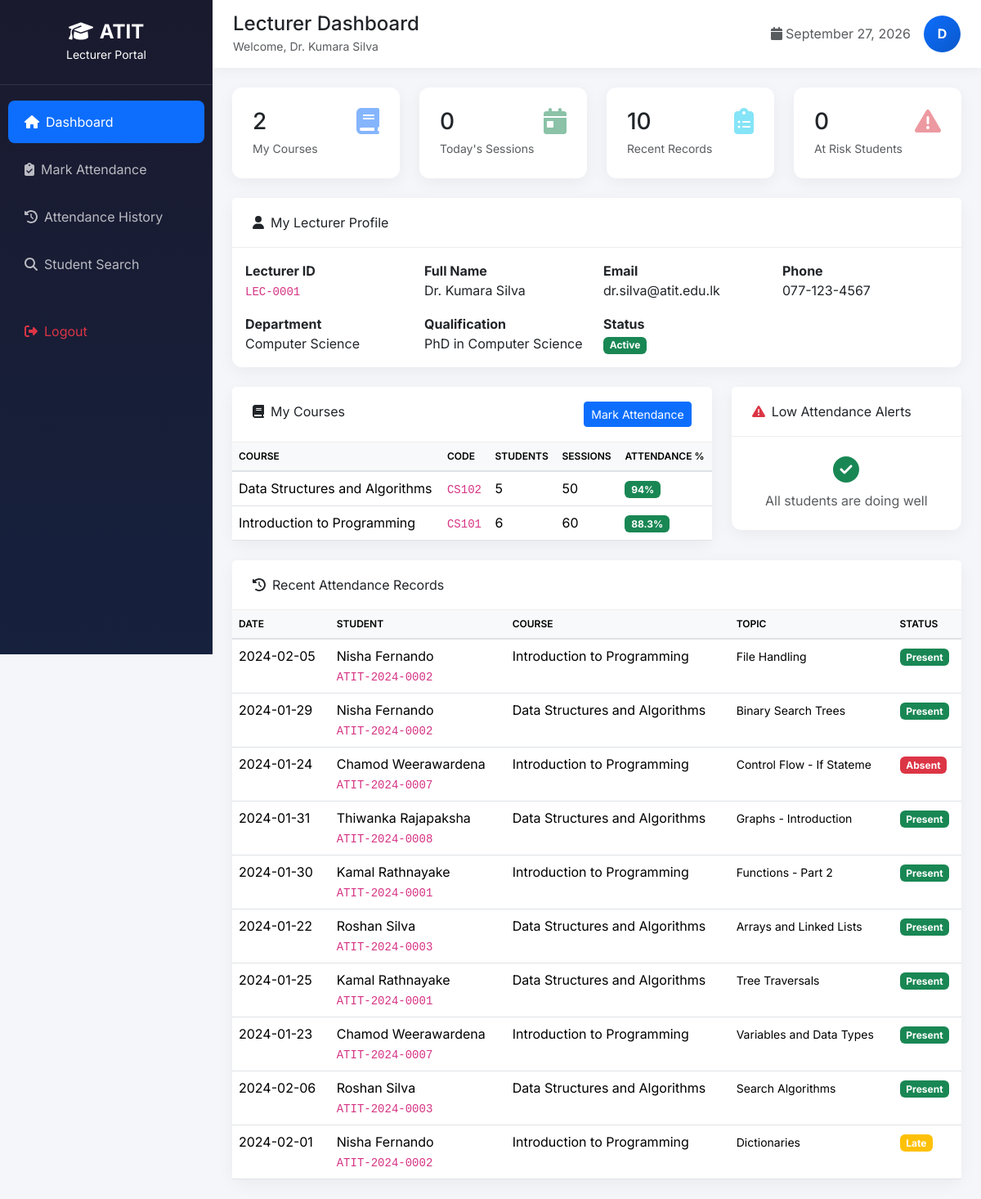
Screenshot of /lecturer/index.php (signed in) with the database file from the repository.
### tables this page shows
CREATE TABLE IF NOT EXISTS lecturers (
    id INT PRIMARY KEY AUTO_INCREMENT, 
    lecturer_id VARCHAR(50) NOT NULL UNIQUE,
    full_name VARCHAR(200) NOT NULL,
    email VARCHAR(100) NOT NULL,
    phone VARCHAR(20),
    department VARCHAR(100),
    qualification VARCHAR(100),
    profile_image VARCHAR(255),
    image_path VARCHAR(255),
    status ENUM('active', 'inactive') DEFAULT 'active',
    user_id INT,
    created_at TIMESTAMP DEFAULT CURRENT_TIMESTAMP,
    updated_at TIMESTAMP DEFAULT CURRENT_TIMESTAMP ON UPDATE CURRENT_TIMESTAMP,
    FOREIGN KEY (user_id) REFERENCES users(id) ON DELETE SET NULL
);

CREATE TABLE IF NOT EXISTS lecturer_course_assignments (
    id INT PRIMARY KEY AUTO_INCREMENT,
    lecturer_id INT NOT NULL,
    course_id INT NOT NULL,
    assigned_date DATE NOT NULL,
    created_at TIMESTAMP DEFAULT CURRENT_TIMESTAMP,
    FOREIGN KEY (lecturer_id) REFERENCES lecturers(id) ON DELETE CASCADE,
    FOREIGN KEY (course_id) REFERENCES courses(id) ON DELETE CASCADE,
    UNIQUE KEY unique_assignment (lecturer_id, course_id)
);

CREATE TABLE IF NOT EXISTS courses (
    id INT PRIMARY KEY AUTO_INCREMENT,
    course_code VARCHAR(50) NOT NULL UNIQUE,
    course_name VARCHAR(200) NOT NULL,
    description TEXT,
    department VARCHAR(100),
    credits INT DEFAULT 3,
    min_attendance_percentage DECIMAL(5,2) DEFAULT 75.00,
    late_count_percentage DECIMAL(5,2) DEFAULT 50.00,
    excused_count_full BOOLEAN DEFAULT TRUE,
    start_date DATE,
    end_date DATE,
    status ENUM('active', 'inactive', 'completed') DEFAULT 'active',
    created_at TIMESTAMP DEFAULT CURRENT_TIMESTAMP,
    updated_at TIMESTAMP DEFAULT CURRENT_TIMESTAMP ON UPDATE CURRENT_TIMESTAMP
);

CREATE TABLE IF NOT EXISTS attendance_records (
    id INT PRIMARY KEY AUTO_INCREMENT,
    session_id INT NOT NULL,
    student_id INT NOT NULL,
    attendance_status ENUM('present', 'absent', 'late', 'excused') NOT NULL,
    marked_at TIMESTAMP DEFAULT CURRENT_TIMESTAMP,
    marked_by INT,
    FOREIGN KEY (session_id) REFERENCES attendance_sessions(id) ON DELETE CASCADE,
    FOREIGN KEY (student_id) REFERENCES students(id) ON DELETE CASCADE,
    FOREIGN KEY (marked_by) REFERENCES users(id) ON DELETE SET NULL,
    UNIQUE KEY unique_record (session_id, student_id)
);

CREATE TABLE IF NOT EXISTS attendance_sessions (
    id INT PRIMARY KEY AUTO_INCREMENT,
    course_id INT NOT NULL,
    lecturer_id INT NOT NULL,
    session_date DATE NOT NULL,
    lesson_topic VARCHAR(255),
    notes TEXT,
    `is_makeup_session` BOOLEAN DEFAULT FALSE,
    created_at TIMESTAMP DEFAULT CURRENT_TIMESTAMP,
    updated_at TIMESTAMP DEFAULT CURRENT_TIMESTAMP ON UPDATE CURRENT_TIMESTAMP,
    FOREIGN KEY (course_id) REFERENCES courses(id) ON DELETE CASCADE,
    FOREIGN KEY (lecturer_id) REFERENCES lecturers(id) ON DELETE CASCADE,
    UNIQUE KEY unique_session (course_id, session_date)
);

CREATE TABLE IF NOT EXISTS students (
    id INT PRIMARY KEY AUTO_INCREMENT,
    student_id VARCHAR(50) NOT NULL UNIQUE,
    full_name VARCHAR(200) NOT NULL,
    email VARCHAR(100) NOT NULL DEFAULT '',
    phone VARCHAR(20),
    address TEXT,
    batch VARCHAR(20),
    academic_year INT,
    profile_image VARCHAR(255),
    image_path VARCHAR(255),
    date_of_birth DATE,
    nic VARCHAR(20),
    verification_field VARCHAR(50),
    email_verified BOOLEAN DEFAULT FALSE,
    status ENUM('active', 'inactive', 'graduated', 'suspended') DEFAULT 'active',
    created_at TIMESTAMP DEFAULT CURRENT_TIMESTAMP,
    updated_at TIMESTAMP DEFAULT CURRENT_TIMESTAMP ON UPDATE CURRENT_TIMESTAMP
);

### includes/functions.php (called while the page is built, shortened)
<?php
function formatDate($date, $format = 'Y-m-d') {
    return date($format, strtotime($date));
}
function getLecturerCourses($lecturerId) {
    $db = getDB();
    $stmt = $db->prepare("
        SELECT c.*, lca.assigned_date
        FROM lecturer_course_assignments lca
        JOIN courses c ON lca.course_id = c.id
        WHERE lca.lecturer_id = ? AND c.status = 'active'
        ORDER BY c.course_name
    ");
    $stmt->execute([$lecturerId]);
    return $stmt->fetchAll();
}

### lecturer/index.php (the view, shortened to what this page needs)
<?php
require_once __DIR__ . '/../includes/functions.php';
$pageTitle = 'Lecturer Dashboard';
$db = getDB();
$stmt = $db->prepare("SELECT * FROM lecturers WHERE user_id = ?");
$stmt->execute([$_SESSION['user_id']]);
$lecturer = $stmt->fetch();
$lecturerId = $lecturer['id'];
$courses = getLecturerCourses($lecturerId);
$query = "
    SELECT ar.*, s.student_id, s.full_name, c.course_name, ass.session_date, ass.lesson_topic
    FROM attendance_records ar
    JOIN attendance_sessions ass ON ar.session_id = ass.id
    JOIN courses c ON ass.course_id = c.id
    JOIN students s ON ar.student_id = s.id
    WHERE ass.lecturer_id = ?
    ORDER BY ar.marked_at DESC
    LIMIT 10
";
$stmt = $db->prepare($query);
$stmt->execute([$lecturerId]);
$recentAttendance = $stmt->fetchAll();
$stmt2 = $db->prepare("
    SELECT * FROM attendance_sessions
    WHERE lecturer_id = ? AND session_date = CURDATE()
");
$stmt2->execute([$lecturerId]);
$todaySessions = $stmt2->fetchAll();
$courseStats = [];
foreach ($courses as $course) {
    $stmt = $db->prepare("
        SELECT
            COUNT(DISTINCT ar.student_id) as students_count,
            COUNT(ar.id) as total_records,
            SUM(CASE WHEN ar.attendance_status = 'present' THEN 1 ELSE 0 END) as present,
            SUM(CASE WHEN ar.attendance_status = 'absent' THEN 1 ELSE 0 END) as absent
        FROM attendance_sessions ass
        LEFT JOIN attendance_records ar ON ass.id = ar.session_id
        WHERE ass.course_id = ?
    ");
    $stmt->execute([$course['id']]);
    $stats = $stmt->fetch();
    $percentage = $stats['total_records'] > 0 ? round($stats['present'] / $stats['total_records'] * 100, 1) : 0;
    $courseStats[$course['id']] = [
        'students' => $stats['students_count'],
        'total' => $stats['total_records'],
        'percentage' => $percentage
    ];
}
$query = "
    SELECT s.student_id, s.full_name, c.course_name,
           COUNT(ar.id) as total,
           SUM(CASE WHEN ar.attendance_status = 'present' THEN 1 ELSE 0 END) as present,
           ROUND((SUM(CASE WHEN ar.attendance_status = 'present' THEN 1 ELSE 0 END) / COUNT(ar.id)) * 100, 1) as percentage
    FROM attendance_records ar
    JOIN attendance_sessions ass ON ar.session_id = ass.id
    JOIN courses c ON ass.course_id = c.id
    JOIN students s ON ar.student_id = s.id
    WHERE ass.lecturer_id = ?
    GROUP BY s.id, c.id
    HAVING percentage < 75 AND total > 0
    ORDER BY percentage ASC
    LIMIT 5
";
$stmt3 = $db->prepare($query);
$stmt3->execute([$lecturerId]);
$lowAttendance = $stmt3->fetchAll();
?>
<!DOCTYPE html>
<html lang="en">
<head>
    <link href="https://cdn.jsdelivr.net/npm/bootstrap@5.3.2/dist/css/bootstrap.min.css" rel="stylesheet">
    <link rel="stylesheet" href="https://cdnjs.cloudflare.com/ajax/libs/font-awesome/6.5.1/css/all.min.css">
</head>
<body>
    <aside class="sidebar">
        <div class="sidebar-brand"><h4><i class="fas fa-graduation-cap me-2"></i>ATIT</h4><small>Lecturer Portal</small></div>
        <nav class="sidebar-menu mt-3">
            <ul class="nav flex-column">
                <li class="nav-item"><a class="nav-link active" href="index.php"><i class="fas fa-home me-2"></i>Dashboard</a></li>
                <li class="nav-item"><a class="nav-link" href="mark_attendance.php"><i class="fas fa-clipboard-check me-2"></i>Mark Attendance</a></li>
                <li class="nav-item"><a class="nav-link" href="attendance_history.php"><i class="fas fa-history me-2"></i>Attendance History</a></li>
                <li class="nav-item"><a class="nav-link" href="student_search.php"><i class="fas fa-search me-2"></i>Student Search</a></li>
                <li class="nav-item mt-4"><a class="nav-link text-danger" href="<?php echo BASE_URL; ?>/auth/logout.php"><i class="fas fa-sign-out-alt me-2"></i>Logout</a></li>
            </ul>
        </nav>
    </aside>
    <div class="main-content">
        <nav class="top-navbar d-flex justify-content-between align-items-center">
            <div><h4 class="mb-0"><?php echo $pageTitle; ?></h4><small class="text-muted">Welcome, <?php echo htmlspecialchars($lecturer['full_name']); ?></small></div>
            <div class="d-flex align-items-center gap-3">
                <span class="text-muted"><i class="fas fa-calendar me-1"></i><?php echo date('F d, Y'); ?></span>
                <?php
                $lecturerImage = $lecturer['image_path'] ?? '';
                $imageFullPath = !empty($lecturerImage) ? __DIR__ . '/../' . ltrim($lecturerImage, '/') : '';
                if (!empty($lecturerImage) && !empty($imageFullPath) && file_exists($imageFullPath)):
                ?>
                <img src="<?php echo BASE_URL . '/' . ltrim($lecturerImage, '/'); ?>" alt="" class="user-avatar">
                <?php else: ?>
                <div class="user-avatar-placeholder"><?php echo strtoupper(substr($lecturer['full_name'], 0, 1)); ?></div>
                <?php endif; ?>
            </div>
        </nav>
        <div class="page-content p-4">
            <div class="row g-4 mb-4">
                <div class="col-xl-3 col-md-6">
                    <div class="stat-card">
                        <div class="d-flex justify-content-between"><div><div class="h3 mb-1"><?php echo count($courses); ?></div><small class="text-muted">My Courses</small></div><div class="text-primary"><i class="fas fa-book fa-2x opacity-50"></i></div></div>
                    </div>
                </div>
                <div class="col-xl-3 col-md-6">
                    <div class="stat-card">
                        <div class="d-flex justify-content-between"><div><div class="h3 mb-1"><?php echo count($todaySessions); ?></div><small class="text-muted">Today's Sessions</small></div><div class="text-success"><i class="fas fa-calendar-day fa-2x opacity-50"></i></div></div>
                    </div>
                </div>
                <div class="col-xl-3 col-md-6">
                    <div class="stat-card">
                        <div class="d-flex justify-content-between"><div><div class="h3 mb-1"><?php echo count($recentAttendance); ?></div><small class="text-muted">Recent Records</small></div><div class="text-info"><i class="fas fa-clipboard-list fa-2x opacity-50"></i></div></div>
                    </div>
                </div>
                <div class="col-xl-3 col-md-6">
                    <div class="stat-card">
                        <div class="d-flex justify-content-between"><div><div class="h3 mb-1"><?php echo count($lowAttendance); ?></div><small class="text-muted">At Risk Students</small></div><div class="text-danger"><i class="fas fa-exclamation-triangle fa-2x opacity-50"></i></div></div>
                    </div>
                </div>
            </div>
            <div class="card mb-4">
                <div class="card-header"><i class="fas fa-user me-2"></i>My Lecturer Profile</div>
                <div class="card-body">
                    <div class="row g-3">
                        <div class="col-md-3"><strong>Lecturer ID</strong><br><code><?php echo htmlspecialchars($lecturer['lecturer_id']); ?></code></div>
                        <div class="col-md-3"><strong>Full Name</strong><br><?php echo htmlspecialchars($lecturer['full_name']); ?></div>
                        <div class="col-md-3"><strong>Email</strong><br><?php echo htmlspecialchars($lecturer['email']); ?></div>
                        <div class="col-md-3"><strong>Phone</strong><br><?php echo htmlspecialchars($lecturer['phone'] ?? 'Not provided'); ?></div>
                        <div class="col-md-3"><strong>Department</strong><br><?php echo htmlspecialchars($lecturer['department'] ?? 'Not provided'); ?></div>
                        <div class="col-md-3"><strong>Qualification</strong><br><?php echo htmlspecialchars($lecturer['qualification'] ?? 'Not provided'); ?></div>
                        <div class="col-md-3"><strong>Status</strong><br><span class="badge bg-<?php echo $lecturer['status'] === 'active' ? 'success' : 'secondary'; ?>"><?php echo ucfirst($lecturer['status']); ?></span></div>
                    </div>
                </div>
            </div>
            <div class="row g-4 mb-4">
                <div class="col-lg-8">
                    <div class="card">
                        <div class="card-header d-flex justify-content-between"><span><i class="fas fa-book me-2"></i>My Courses</span><a href="mark_attendance.php" class="btn btn-sm btn-primary">Mark Attendance</a></div>
                        <div class="card-body p-0">
                            <div class="table-responsive">
                                <table class="table mb-0">
                                    <thead><tr><th>Course</th><th>Code</th><th>Students</th><th>Sessions</th><th>Attendance %</th></tr></thead>
                                    <tbody>
                                        <?php foreach ($courses as $course): $stats = $courseStats[$course['id']] ?? []; ?>
                                        <tr>
                                            <td><?php echo htmlspecialchars($course['course_name']); ?></td>
                                            <td><code><?php echo htmlspecialchars($course['course_code']); ?></code></td>
                                            <td><?php echo $stats['students'] ?? 0; ?></td>
                                            <td><?php echo $stats['total'] ?? 0; ?></td>
                                            <td><span class="badge bg-<?php echo ($stats['percentage'] ?? 0) >= 75 ? 'success' : 'danger'; ?>"><?php echo $stats['percentage'] ?? 0; ?>%</span></td>
                                        </tr>
                                        <?php endforeach; ?>
                                    </tbody>
                                </table>
                            </div>
                        </div>
                    </div>
                </div>
                <div class="col-lg-4">
                    <div class="card">
                        <div class="card-header"><i class="fas fa-exclamation-triangle me-2 text-danger"></i>Low Attendance Alerts</div>
                        <div class="card-body p-0">
                            <?php if (empty($lowAttendance)): ?>
                            <div class="text-center py-4"><i class="fas fa-check-circle fa-2x text-success mb-2"></i><p class="text-muted mb-0">All students are doing well</p></div>
                            <?php endif; ?>
                        </div>
                    </div>
                </div>
            </div>
            <div class="card">
                <div class="card-header"><i class="fas fa-history me-2"></i>Recent Attendance Records</div>
                <div class="card-body p-0">
                    <div class="table-responsive">
                        <table class="table mb-0">
                            <thead><tr><th>Date</th><th>Student</th><th>Course</th><th>Topic</th><th>Status</th></tr></thead>
                            <tbody>
                                <?php if (empty($recentAttendance)): ?>
                                <tr><td colspan="5" class="text-center py-4"><i class="fas fa-clipboard fa-2x text-muted mb-2"></i><p class="text-muted">No attendance records yet</p></td></tr>
                                <?php else: ?>
                                <?php foreach ($recentAttendance as $record): ?>
                                <tr>
                                    <td><?php echo formatDate($record['session_date']); ?></td>
                                    <td><?php echo htmlspecialchars($record['full_name']); ?><br><code><?php echo htmlspecialchars($record['student_id']); ?></code></td>
                                    <td><?php echo htmlspecialchars($record['course_name']); ?></td>
                                    <td><small><?php echo htmlspecialchars(substr($record['lesson_topic'] ?? 'N/A', 0, 25)); ?></small></td>
                                    <td><span class="badge bg-<?php echo $record['attendance_status'] === 'present' ? 'success' : ($record['attendance_status'] === 'absent' ? 'danger' : ($record['attendance_status'] === 'late' ? 'warning' : 'info')); ?>"><?php echo ucfirst($record['attendance_status']); ?></span></td>
                                </tr>
                                <?php endforeach; ?>
                                <?php endif; ?>
                            </tbody>
                        </table>
                    </div>
                </div>
            </div>
        </div>
    </div>
</body>
</html>

### rows the page displays
lecturers: full_name "Dr. Kumara Silva", full_name "D", lecturer "LEC-0001", email "dr.silva@atit.edu.lk", phone "077-123-4567", department "Computer Science", qualification "PhD in Computer Science", status "Active"
lecturer_course_assignments: course.course_name "Data Structures and Algorithms", course.course_code "CS102", course "5", course "50", course "94"
lecturer_course_assignments: course.course_name "Introduction to Programming", course.course_code "CS101", course "6", course "60", course "88.3"
attendance_records: session.session_date "2024-02-05", student.full_name "Nisha Fernando", student.student_id "ATIT-2024-0002", courses.course_name "Introduction to Programming", session.lesson_topic "File Handling", attendance_status "Present"
attendance_records: session.session_date "2024-01-29", student.full_name "Nisha Fernando", student.student_id "ATIT-2024-0002", courses.course_name "Data Structures and Algorithms", session.lesson_topic "Binary Search Trees", attendance_status "Present"
attendance_records: session.session_date "2024-01-24", student.full_name "Chamod Weerawardena", student.student_id "ATIT-2024-0007", courses.course_name "Introduction to Programming", session.lesson_topic "Control Flow - If Stateme", attendance_status "Absent"
attendance_records: session.session_date "2024-01-31", student.full_name "Thiwanka Rajapaksha", student.student_id "ATIT-2024-0008", courses.course_name "Data Structures and Algorithms", session.lesson_topic "Graphs - Introduction", attendance_status "Present"
attendance_records: session.session_date "2024-01-30", student.full_name "Kamal Rathnayake", student.student_id "ATIT-2024-0001", courses.course_name "Introduction to Programming", session.lesson_topic "Functions - Part 2", attendance_status "Present"
attendance_records: session.session_date "2024-01-22", student.full_name "Roshan Silva", student.student_id "ATIT-2024-0003", courses.course_name "Data Structures and Algorithms", session.lesson_topic "Arrays and Linked Lists", attendance_status "Present"
attendance_records: session.session_date "2024-01-25", student.full_name "Kamal Rathnayake", student.student_id "ATIT-2024-0001", courses.course_name "Data Structures and Algorithms", session.lesson_topic "Tree Traversals", attendance_status "Present"
attendance_records: session.session_date "2024-01-23", student.full_name "Chamod Weerawardena", student.student_id "ATIT-2024-0007", courses.course_name "Introduction to Programming", session.lesson_topic "Variables and Data Types", attendance_status "Present"
attendance_records: session.session_date "2024-02-06", student.full_name "Roshan Silva", student.student_id "ATIT-2024-0003", courses.course_name "Data Structures and Algorithms", session.lesson_topic "Search Algorithms", attendance_status "Present"
attendance_records: session.session_date "2024-02-01", student.full_name "Nisha Fernando", student.student_id "ATIT-2024-0002", courses.course_name "Introduction to Programming", session.lesson_topic "Dictionaries", attendance_status "Late"

### other values shown
$pageTitle "Lecturer Dashboard"
count($courses) "2"
count($todaySessions) "0"
count($recentAttendance) "10"
count($lowAttendance) "0"
